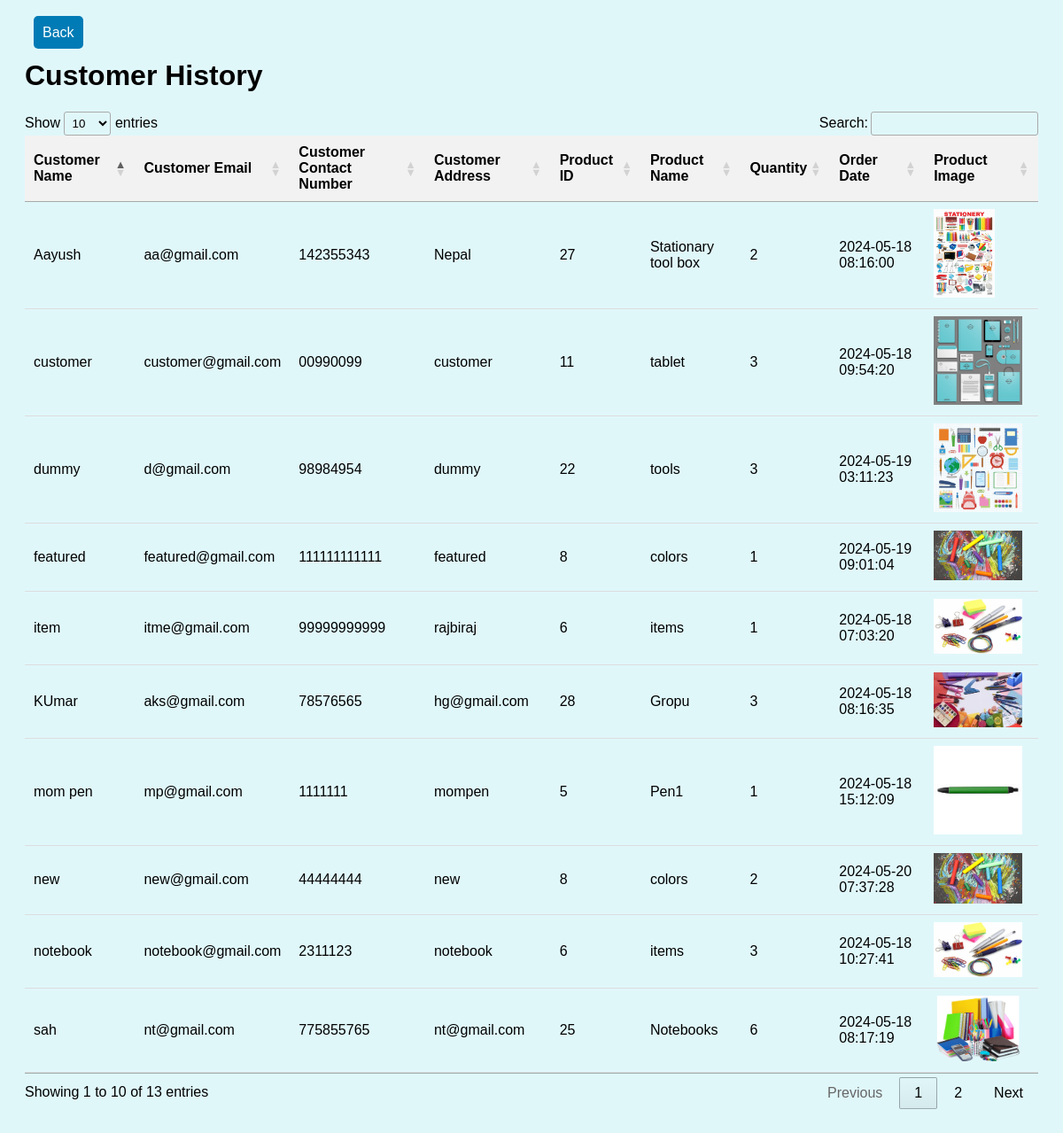
/full-stack/backend/customers.php (signed in), run on the app's committed database.
### tables this page shows
CREATE TABLE `orders` (
  `order_id` int(11) NOT NULL,
  `customer_name` varchar(255) NOT NULL,
  `product_id` int(11) NOT NULL,
  `product_name` varchar(255) NOT NULL,
  `order_quantity` int(11) NOT NULL,
  `customer_email` varchar(255) NOT NULL,
  `customer_contact_number` varchar(20) NOT NULL,
  `customer_address` text NOT NULL,
  `order_date` timestamp NOT NULL DEFAULT current_timestamp()
);

CREATE TABLE `products` (
  `product_id` int(11) NOT NULL,
  `product_name` varchar(255) NOT NULL,
  `product_image` varchar(255) DEFAULT NULL,
  `product_description` text DEFAULT NULL,
  `product_brand` varchar(100) DEFAULT NULL,
  `product_category` varchar(100) DEFAULT NULL,
  `product_price` decimal(10,2) DEFAULT NULL
);

### full-stack/backend/customers.php (the view, shortened to what this page needs)
<?php
require 'db.php';
$sql = "SELECT orders.*, products.product_name, products.product_image, orders.order_date
        FROM orders
        JOIN products ON orders.product_id = products.product_id";
$result = $conn->query($sql);
$customerOrders = [];
if ($result->num_rows > 0) {
    while ($row = $result->fetch_assoc()) {
        $customerOrders[] = $row;
    }
}
?>
<!DOCTYPE html>
<html lang="en">
<head>
    <link rel="stylesheet" href="//cdn.datatables.net/1.13.7/css/jquery.dataTables.min.css">
</head>
<body>
    <div class="back">
        <a href="dashboard.php">Back</a>
    </div>
    <h1>Customer History</h1>
    <table id="myTable">
        <thead>
            <tr>
                <th>Customer Name</th>
                <th>Customer Email</th>
                <th>Customer Contact Number</th>
                <th>Customer Address</th>
                <th>Product ID</th>
                <th>Product Name</th>
                <th>Quantity</th>
                <th>Order Date</th>
                <th>Product Image</th>
            </tr>
        </thead>
        <tbody>
        <?php foreach ($customerOrders as $order): ?>
            <tr>
                <td><?php echo $order['customer_name']; ?></td>
                <td><?php echo $order['customer_email']; ?></td>
                <td><?php echo $order['customer_contact_number']; ?></td>
                <td><?php echo $order['customer_address']; ?></td>
                <td><?php echo $order['product_id']; ?></td>
                <td><?php echo $order['product_name']; ?></td>
                <td><?php echo $order['order_quantity']; ?></td>
                <td><?php echo $order['order_date']; ?></td>
                <td><img src="<?php echo $order['product_image']; ?>" alt="<?php echo $order['product_name']; ?>"></td>
            </tr>
        <?php endforeach; ?>
        </tbody>
    </table>
</body>
</html>

### full-stack/backend/customers.php (style rules this page uses)
body { font-family: Arial, sans-serif; background-color: #e0f7fa; padding: 20px; }
table { width: 100%; border-collapse: collapse; margin-bottom: 20px; }
th, td { padding: 8px; text-align: left; border-bottom: 1px solid #ddd; }
th { background-color: #f2f2f2; }
img { max-width: 100px; max-height: 100px; }
.back a { background: #007bb5; color: white; text-decoration: none; padding: 10px; border-radius: 5px; margin: 10px; }

### data on the page
orders: customer_name "item", customer_email "itme@gmail.com", customer_contact_number "99999999999", customer_address "rajbiraj", product "6", product.product_name "items", order_quantity "1", order_date "2024-05-18 07:03:20", product.product_name (picture)
orders: customer_name "Aayush", customer_email "aa@gmail.com", customer_contact_number "142355343", customer_address "Nepal", product "27", product.product_name "Stationary tool box", order_quantity "2", order_date "2024-05-18 08:16:00", product.product_image (picture)
orders: customer_name "KUmar", customer_email "aks@gmail.com", customer_contact_number "78576565", customer_address "hg@gmail.com", product "28", product.product_name "Gropu", order_quantity "3", order_date "2024-05-18 08:16:35", product.product_image (picture)
orders: customer_name "sah", customer_email "nt@gmail.com", customer_contact_number "775855765", customer_address "nt@gmail.com", product "25", product.product_name "Notebooks", order_quantity "6", order_date "2024-05-18 08:17:19", product.product_image (picture)
orders: customer_name "customer", customer_email "customer@gmail.com", customer_contact_number "00990099", customer_address "customer", product "11", product.product_name "tablet", order_quantity "3", order_date "2024-05-18 09:54:20", product.product_name (picture)
orders: customer_name "notebook", customer_email "notebook@gmail.com", customer_contact_number "2311123", customer_address "notebook", product "6", product.product_name "items", order_quantity "3", order_date "2024-05-18 10:27:41", product.product_name (picture)
orders: customer_name "mom pen", customer_email "mp@gmail.com", customer_contact_number "1111111", customer_address "mompen", product "5", product.product_name "Pen1", order_quantity "1", order_date "2024-05-18 15:12:09", product.product_image (picture)
orders: customer_name "dummy", customer_email "d@gmail.com", customer_contact_number "98984954", customer_address "dummy", product "22", product.product_name "tools", order_quantity "3", order_date "2024-05-19 03:11:23", product.product_name (picture)
orders: customer_name "featured", customer_email "featured@gmail.com", customer_contact_number "111111111111", customer_address "featured", product "8", product.product_name "colors", order_quantity "1", order_date "2024-05-19 09:01:04", product.product_name (picture)
orders: customer_name "new", customer_email "new@gmail.com", customer_contact_number "44444444", customer_address "new", product "8", product.product_name "colors", order_quantity "2", order_date "2024-05-20 07:37:28", product.product_name (picture)
